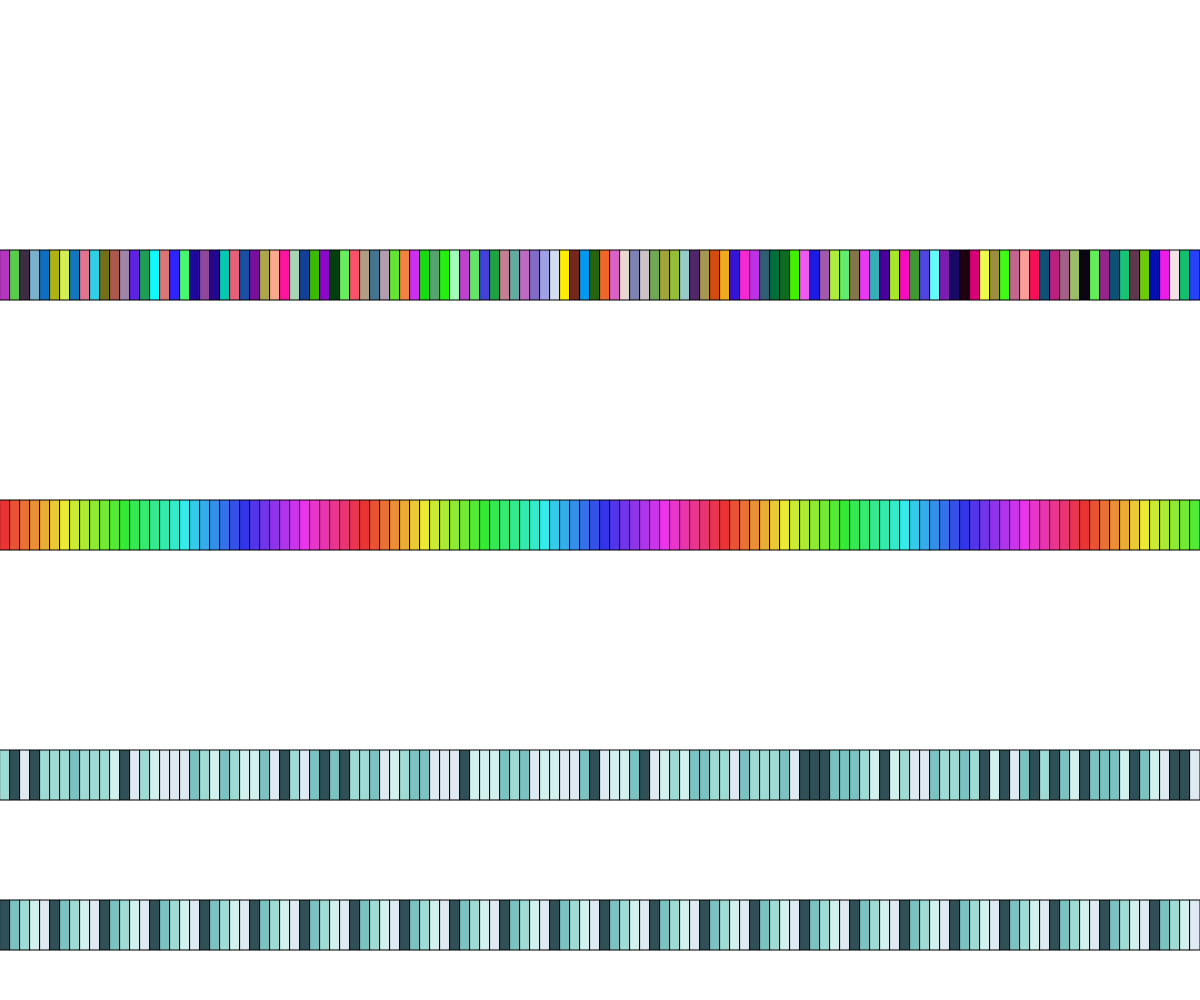
Frame 1 (no input)
Frame 60 (no input): identical to frame 1, image omitted
Frame 120 (the mouse pressed at the canvas centre since frame 60): identical to frame 1, image omitted

The p5.js sketch that drew this single still picture (run headless with seeded random() and noise() and a simulated clock; from frame 60 on, the mouse is pressed at the canvas centre):

// p5.js sketch
// ── sketch.js
// Color Solutions Demo
// Brittney Mines
// April 10, 2019
//
// Extra for Experts:
// - describe what you did to take this project "above and beyond"

let rectWidth = 10;
let rectHeight = 50;
let colorList = ["#2F5057", "#7AC3C2", "#9EDBD4", "#D1F0EE", "#DFE9F2"];

function setup() {
  createCanvas(windowWidth, windowHeight);
  drawRowRGB(height * 0.25);
  drawRowHSB(height / 2);
  drawRowCustom(height * 0.75);
  drawRowCustom2(height * 0.9);
}

function drawRowCustom(yPos) {
  colorMode(RGB);
  let counter = 0;
  for (let x = 0; x < width; x += rectWidth) {
    //fill(colorList[counter % 5]);
    fill(colorList[int(random(colorList.length))]);
    rect(x, yPos, rectWidth, rectHeight);
    counter++;

  }
}

function drawRowCustom2(yPos) {
  colorMode(RGB);
  let counter = 0;
  for (let x = 0; x < width; x += rectWidth) {
    fill(colorList[counter % 5]);
    rect(x, yPos, rectWidth, rectHeight);
    counter++;
  }
}

function drawRowRGB(yPos) {
  colorMode(RGB);
  for (let x = 0; x < width; x += rectWidth) {
    fill(random(255), random(255), random(255));
    rect(x, yPos, rectWidth, rectHeight);
  }
}

function drawRowHSB(yPos) {
  colorMode(HSB, 360);
  for (let x = 0; x < width; x += rectWidth) {
    fill(x % 360, 280, 330); // Fill = (Hue, Saturation, Brightness)
    rect(x, yPos, rectWidth, rectHeight);
  }
}

function draw() {
}
